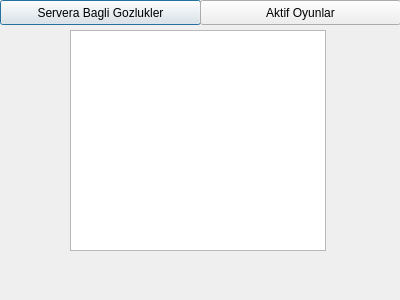
<?xml version="1.0" encoding="UTF-8"?>
<ui version="4.0">
 <class>Menu</class>
 <widget class="QDialog" name="Menu">
  <property name="geometry">
   <rect>
    <x>0</x>
    <y>0</y>
    <width>400</width>
    <height>300</height>
   </rect>
  </property>
  <property name="windowTitle">
   <string>Dialog</string>
  </property>
  <widget class="QPushButton" name="pushButton">
   <property name="geometry">
    <rect>
     <x>0</x>
     <y>0</y>
     <width>201</width>
     <height>25</height>
    </rect>
   </property>
   <property name="text">
    <string>Servera Bagli Gozlukler</string>
   </property>
  </widget>
  <widget class="QPushButton" name="pushButton_2">
   <property name="geometry">
    <rect>
     <x>200</x>
     <y>0</y>
     <width>201</width>
     <height>25</height>
    </rect>
   </property>
   <property name="text">
    <string>Aktif Oyunlar</string>
   </property>
  </widget>
  <widget class="QListWidget" name="listWidget">
   <property name="geometry">
    <rect>
     <x>70</x>
     <y>30</y>
     <width>256</width>
     <height>221</height>
    </rect>
   </property>
  </widget>
  <widget class="QListWidget" name="listWidget_2">
   <property name="geometry">
    <rect>
     <x>70</x>
     <y>30</y>
     <width>256</width>
     <height>221</height>
    </rect>
   </property>
  </widget>
 </widget>
 <resources/>
 <connections/>
</ui>
